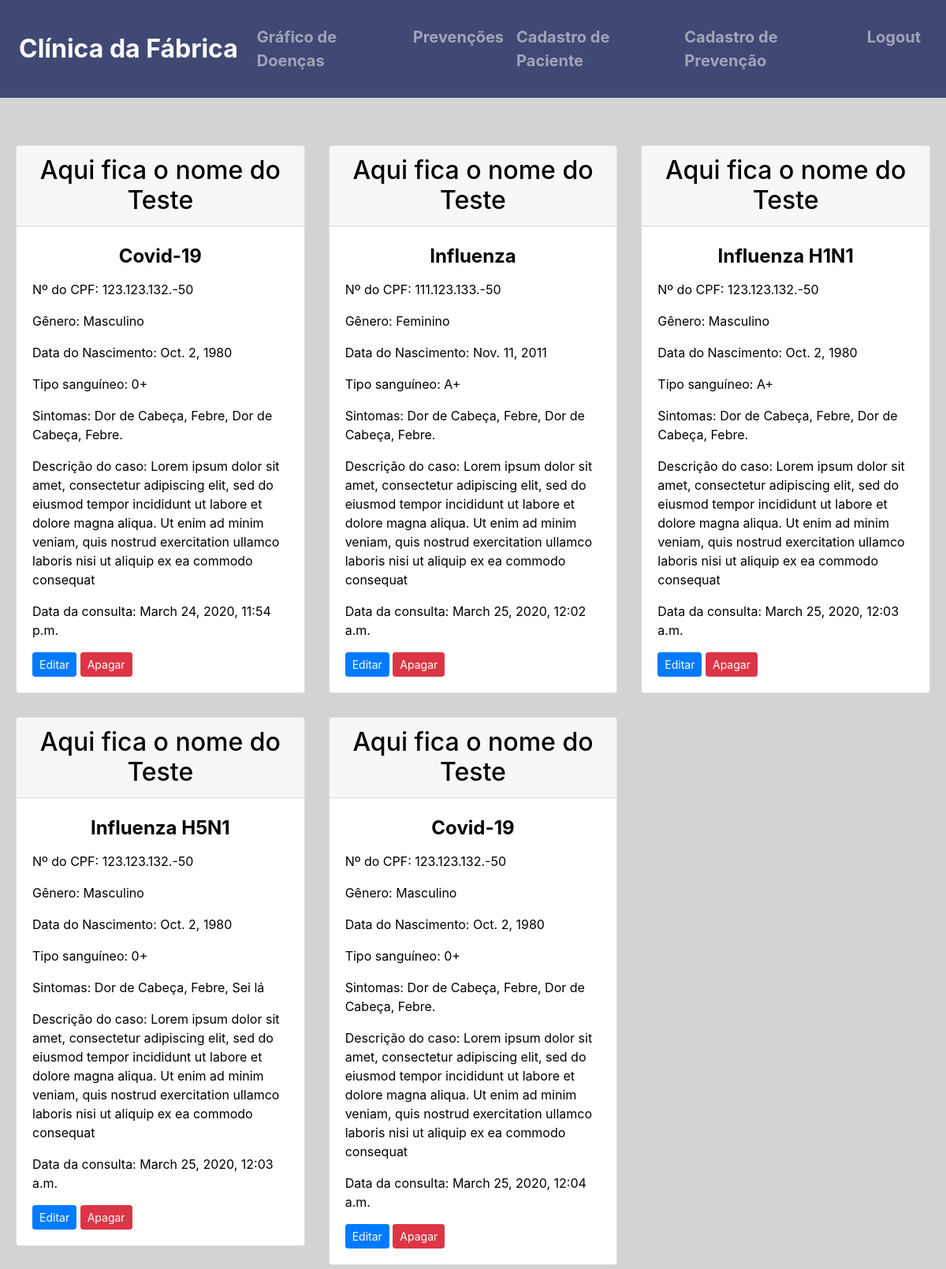
The app's page / (signed in) with its own data.
### base/models.py (models this page shows, shortened)
class Pacientes(models.Model):
    nome = models.CharField(max_length=100, verbose_name="Nome Completo")
    dataNasc = models.DateField(verbose_name="Data do Nascimento")
    genero = models.CharField(max_length=50, verbose_name="Gênero do Paciente")
    cpf = models.CharField(max_length=50, verbose_name="Número do CPF")
    tipoSang = models.CharField(max_length=50, verbose_name="Tipo Sanguíneo")
    sintomas = models.CharField(max_length=150, verbose_name="Sintomas")
    descrCaso = models.TextField(verbose_name="Descrição do Caso")
    gravidade = models.CharField(max_length=50, verbose_name="Grau de Gravidade")
    dataInc = models.DateTimeField(default=timezone.now, verbose_name="Data do Cadastro")

class diagnosticos(models.Model):
    Pacientes = models.OneToOneField(Pacientes, on_delete=models.CASCADE)
    diagnosticos_escolha = (
        ("Covid-19", "Covid-19"),
        ("Influenza", "Influenza"),
        ("Influenza H1N1", "Influenza H1N1"),
        ("Influenza H5N1", "Influenza H5N1"),
    )
    diagnostico = models.CharField(max_length=50, choices=diagnosticos_escolha)

### base/views.py (the view)
# urls.py: path('', views.home, name="base-home"),
@login_required
def home(request):
    context = {
        'Pacientes': Pacientes.objects.all(),
        'diagnosticos': diagnosticos.objects.all(),
    }
    return render(request, 'base/home.html', context)

### base/templates/base/home.html
{% extends 'base/modelo.html' %}
{%block content %}
<div class="row">
    {% for Pacientes in Pacientes %}
    <div class="carddoenca col-lg-4 col-md-6">
        <div class="card">
            <h2 class="card-header">{{ Pacientes.nome }}</h5>
            <div class="card-body">
              <h5 class="card-title"> {{ Pacientes.diagnosticos.diagnostico }}</h5>
              <p class="card-text">Nº do CPF: {{ Pacientes.cpf }}</p>
              <p class="card-text">Gênero: {{ Pacientes.genero }}</p>
              <p class="card-text">Data do Nascimento: {{ Pacientes.dataNasc }}</p>
              <p class="card-text">Tipo sanguíneo: {{ Pacientes.tipoSang }}</p>
              <p class="card-text">Sintomas: {{ Pacientes.sintomas }}</p>
              <p class="card-text">Descrição do caso: {{ Pacientes.descrCaso }}</p>
              <p class="card-text">Data da consulta: {{ Pacientes.dataInc }}</p>
              <a href="{% url 'base-editar' Pacientes.id %}" class="btn btn-primary btn-sm">Editar</a>
              <a href="{% url 'base-apagar' Pacientes.id %}" class="btn btn-danger btn-sm">Apagar</a>
            </div>
          </div>
    </div>
    {% endfor %}
</div>
{% endblock content %}

### base/static/base/main.css (style rules this page uses)
body { background-color: #D3D3D3; color: black; }
h2 { text-align: center; }
h5 { text-align: center; font-weight: bold; font-size: 1.5rem; line-height: 1.5; }
.row { margin: 30px 5px 5px 5px; }
.carddoenca { margin-top: 30px; }

### records on screen
Pacientes: nome "Aqui fica o nome do Teste", diagnosticos.diagnostico "Covid-19", cpf "123.123.132.-50", genero "Masculino", dataNasc "Oct. 2, 1980", tipoSang "0+", sintomas "Dor de Cabeça, Febre, Dor de Cabeça, Febre.", descrCaso "Lorem ipsum dolor sit amet, consectetur adipiscing elit, sed do eiusmod tempor incididunt ut labore et dolore magna aliqua. Ut enim ad minim veniam, quis nostrud exercitation ullamco laboris nisi ut aliquip ex ea commodo consequat", dataInc "March 24, 2020, 11:54 p.m."
Pacientes: nome "Aqui fica o nome do Teste", diagnosticos.diagnostico "Influenza", cpf "111.123.133.-50", genero "Feminino", dataNasc "Nov. 11, 2011", tipoSang "A+", sintomas "Dor de Cabeça, Febre, Dor de Cabeça, Febre.", descrCaso "Lorem ipsum dolor sit amet, consectetur adipiscing elit, sed do eiusmod tempor incididunt ut labore et dolore magna aliqua. Ut enim ad minim veniam, quis nostrud exercitation ullamco laboris nisi ut aliquip ex ea commodo consequat", dataInc "March 25, 2020, 12:02 a.m."
Pacientes: nome "Aqui fica o nome do Teste", diagnosticos.diagnostico "Influenza H1N1", cpf "123.123.132.-50", genero "Masculino", dataNasc "Oct. 2, 1980", tipoSang "A+", sintomas "Dor de Cabeça, Febre, Dor de Cabeça, Febre.", descrCaso "Lorem ipsum dolor sit amet, consectetur adipiscing elit, sed do eiusmod tempor incididunt ut labore et dolore magna aliqua. Ut enim ad minim veniam, quis nostrud exercitation ullamco laboris nisi ut aliquip ex ea commodo consequat", dataInc "March 25, 2020, 12:03 a.m."
Pacientes: nome "Aqui fica o nome do Teste", diagnosticos.diagnostico "Influenza H5N1", cpf "123.123.132.-50", genero "Masculino", dataNasc "Oct. 2, 1980", tipoSang "0+", sintomas "Dor de Cabeça, Febre, Sei lá", descrCaso "Lorem ipsum dolor sit amet, consectetur adipiscing elit, sed do eiusmod tempor incididunt ut labore et dolore magna aliqua. Ut enim ad minim veniam, quis nostrud exercitation ullamco laboris nisi ut aliquip ex ea commodo consequat", dataInc "March 25, 2020, 12:03 a.m."
Pacientes: nome "Aqui fica o nome do Teste", diagnosticos.diagnostico "Covid-19", cpf "123.123.132.-50", genero "Masculino", dataNasc "Oct. 2, 1980", tipoSang "0+", sintomas "Dor de Cabeça, Febre, Dor de Cabeça, Febre.", descrCaso "Lorem ipsum dolor sit amet, consectetur adipiscing elit, sed do eiusmod tempor incididunt ut labore et dolore magna aliqua. Ut enim ad minim veniam, quis nostrud exercitation ullamco laboris nisi ut aliquip ex ea commodo consequat", dataInc "March 25, 2020, 12:04 a.m."
